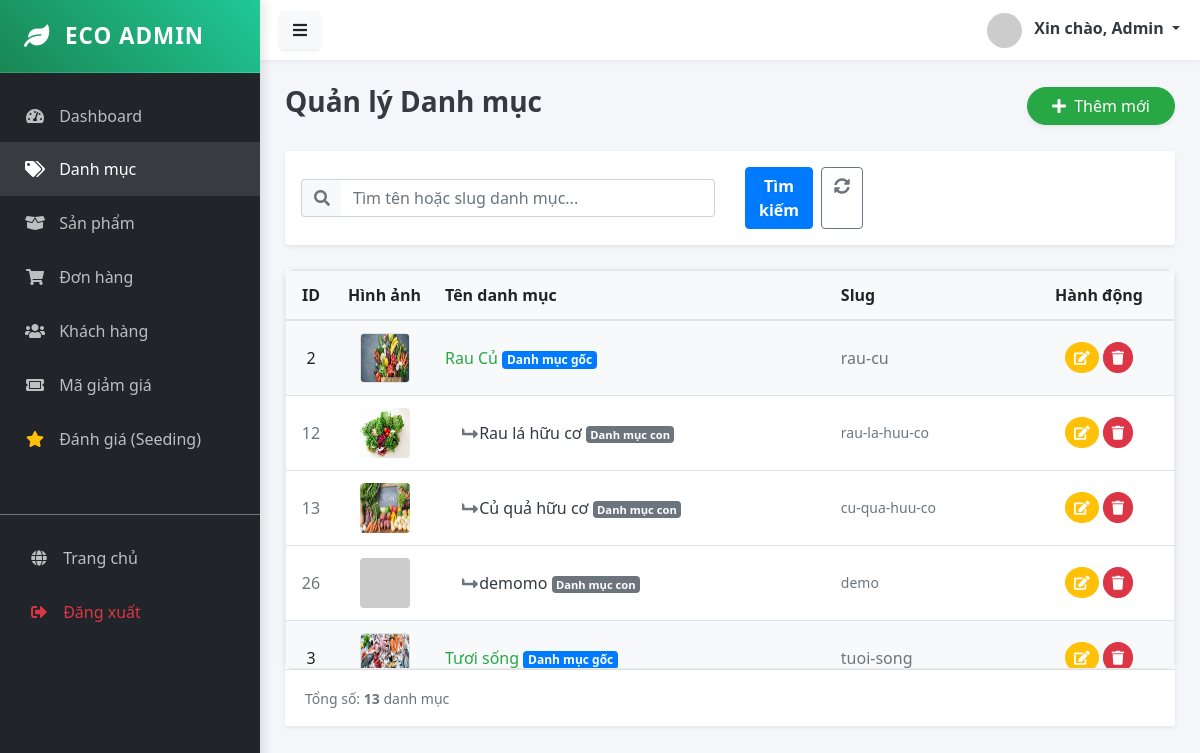
Screenshot of /public/admin/category (signed in) with the database file from the repository.
### tables this page shows
CREATE TABLE `categories` (
  `id` bigint UNSIGNED NOT NULL,
  `name` varchar(200) DEFAULT NULL,
  `slug` varchar(200) DEFAULT NULL,
  `description` text,
  `parent_id` bigint UNSIGNED DEFAULT NULL,
  `is_active` tinyint(1) DEFAULT '1',
  `image_url` text,
  `created_at` timestamp NULL DEFAULT CURRENT_TIMESTAMP,
  `updated_at` timestamp NULL DEFAULT CURRENT_TIMESTAMP ON UPDATE CURRENT_TIMESTAMP
);

### app/Controllers/Admin/CategoryController.php (called while the page is built, shortened)
<?php
class CategoryController extends Controller {
    public function index() {
        $categoryModel = $this->model('Category');
        $filters = [
            'search' => trim($_GET['search'] ?? '')
        ];
        $categories = $categoryModel->getAllCategories($filters);
        $this->view('admin/categories/index', ['categories' => $categories]);
    }
}

### app/Core/App.php (called while the page is built, shortened)
<?php
class App {
    protected $controller = 'HomeController';
    protected $method = 'index';
    public function __construct() {
        $url = $this->parseUrl();
        if (isset($url[0]) && strtolower($url[0]) == 'admin') {
            array_shift($url);
            $folder = 'Admin';
            $this->controller = 'DashboardController';
            if (isset($url[0])) {
                $controllerName = $this->convertToPascalCase($url[0]) . 'Controller';
                if (file_exists('../app/Controllers/Admin/' . $controllerName . '.php')) {
                    $this->controller = $controllerName;
                    array_shift($url);
                }
            }
        }
        $file = '../app/Controllers/' . $folder . '/' . $this->controller . '.php';
        if (file_exists($file)) {
            $this->controller = new $class;
        } else {
            die("Lỗi 404: Controller '{$this->controller}' không tồn tại.");
        }
        $this->params = $url ? array_values($url) : [];
        call_user_func_array([$this->controller, $this->method], $this->params);
    }
    public function parseUrl() {
        if (isset($_GET['url'])) {
            return explode('/', filter_var(rtrim($_GET['url'], '/'), FILTER_SANITIZE_URL));
        }
        return [];
    }
    private function convertToPascalCase($string) {
        return str_replace(' ', '', ucwords(str_replace('-', ' ', $string)));
    }
}

### public/index.php (called while the page is built, shortened)
<?php
$app = new App();

### config/database.php (called while the page is built)
<?php
return [
    'host' => $_ENV['DB_HOST'] ?? 'localhost',
    'dbname' => $_ENV['DB_DATABASE'] ?? 'ecostore',
    'user' => $_ENV['DB_USERNAME'] ?? 'root',
    'pass' => $_ENV['DB_PASSWORD'] ?? '',
    'charset' => 'utf8mb4'
];

### app/Core/Database.php (called while the page is built, shortened)
<?php
class Database {
    private static $instance = null;
    private $connection;
    private function __construct() {
        $config = require __DIR__ . '/../../config/database.php';
        $dsn = "mysql:host={$config['host']};dbname={$config['dbname']};charset={$config['charset']}";
        try {
            $this->connection = new PDO($dsn, $config['user'], $config['pass']);
            $this->connection->setAttribute(PDO::ATTR_ERRMODE, PDO::ERRMODE_EXCEPTION);
            $this->connection->setAttribute(PDO::ATTR_DEFAULT_FETCH_MODE, PDO::FETCH_ASSOC);
        } catch (PDOException $e) {
            die("DB Connection Error: " . $e->getMessage());
        }
    }
    public static function getInstance() {
        if (!self::$instance) {
            self::$instance = new Database();
        }
        return self::$instance;
    }
    public function query($sql, $params = []) {
        try {
            $stmt = $this->connection->prepare($sql);
            $stmt->execute($params);
            return $stmt;
        } catch (PDOException $e) {
            die("Lỗi truy vấn SQL: " . $e->getMessage());
        }
    }
    public function fetchAll($sql, $params = []) {
        return $this->query($sql, $params)->fetchAll();
    }
}

### app/Core/Model.php (called while the page is built, shortened)
<?php
abstract class Model {
    public function __construct() {
        $this->db = Database::getInstance();
    }
}

### app/Models/Category.php (called while the page is built, shortened)
<?php
class Category extends Model {
    protected $table = 'categories';
    public function getAllCategories($filters = []) {
        $sql = "SELECT * FROM {$this->table} WHERE is_active = 1";
        $params = [];
        $sql .= " ORDER BY parent_id ASC, id ASC";
        return $this->db->fetchAll($sql, $params);
    }
}

### app/Views/admin/categories/index.php (the view)
<?php require_once '../app/Views/layouts/admin/sidebar.php'; ?>
<div class="d-flex justify-content-between align-items-center mb-4">
    <h3 class="text-dark font-weight-bold">Quản lý Danh mục</h3>
    <a href="/MY_WEB/public/admin/category/create" class="btn btn-success shadow-sm rounded-pill px-4">
        <i class="fas fa-plus mr-1"></i> Thêm mới
    </a>
</div>
<div class="card shadow-sm border-0 mb-4 bg-white">
    <div class="card-body p-3">
        <form method="GET" action="/MY_WEB/public/admin/category" class="row align-items-center">
            <div class="col-md-6 mb-2 mb-md-0">
                <div class="input-group">
                    <div class="input-group-prepend">
                        <span class="input-group-text bg-light border-right-0"><i class="fas fa-search text-muted"></i></span>
                    </div>
                    <input type="text" name="search" class="form-control border-left-0" placeholder="Tìm tên hoặc slug danh mục..." value="<?= $_GET['search'] ?? '' ?>">
                </div>
            </div>
            <div class="col-md-2 d-flex">
                <button type="submit" class="btn btn-primary flex-grow-1 mr-2 font-weight-bold">Tìm kiếm</button>
                <a href="/MY_WEB/public/admin/category" class="btn btn-outline-secondary" title="Xóa bộ lọc"><i class="fas fa-sync-alt"></i></a>
            </div>
        </form>
    </div>
</div>
<div class="card shadow-sm border-0">
    <div class="card-body p-0">
        <div class="table-scroll-wrapper">
            <table class="table table-hover mb-0">
                <thead>
                    <tr>
                        <th class="text-center" width="50">ID</th>
                        <th class="text-center" width="80">Hình ảnh</th>
                        <th>Tên danh mục</th>
                        <th>Slug</th>
                        <th class="text-center" width="150">Hành động</th>
                    </tr>
                </thead>
                <tbody>
                    <?php if (empty($categories)): ?>
                        <tr>
                            <td colspan="5" class="text-center py-5 text-muted">Không tìm thấy danh mục nào.</td>
                        </tr>
                    <?php else: ?>
                        <?php
                        if (!empty($_GET['search'])):
                            foreach ($categories as $cat):
                        ?>
                                <tr>
                                    <td class="align-middle text-center fw-bold text-muted"><?= $cat['id'] ?></td>
                                    <td class="align-middle text-center">
                                        <?php $img = !empty($cat['image_url']) ? "/MY_WEB/public/" . $cat['image_url'] : "https://placehold.co/50"; ?>
                                        <img src="<?= $img ?>" width="50" height="50" class="rounded object-fit-cover border">
                                    </td>
                                    <td class="align-middle">
                                        <span class="fw-bold text-dark"><?= $cat['name'] ?></span>
                                        <?php if (empty($cat['parent_id'])): ?>
                                            <span class="badge bg-primary ms-2 small text-white">Danh mục gốc</span>
                                        <?php else: ?>
                                            <span class="badge bg-secondary ms-2 small text-white">Danh mục con</span>
                                        <?php endif; ?>
                                    </td>
                                    <td class="align-middle text-muted"><?= $cat['slug'] ?></td>
                                    <td class="align-middle text-center">
                                        <a href="/MY_WEB/public/admin/category/edit/<?= $cat['id'] ?>" class="btn btn-sm btn-warning rounded-circle"><i class="fas fa-edit text-white"></i></a>
                                        <a href="/MY_WEB/public/admin/category/delete/<?= $cat['id'] ?>" class="btn btn-sm btn-danger rounded-circle" onclick="return confirm('Bạn có chắc chắn muốn xóa?')"><i class="fas fa-trash"></i></a>
                                    </td>
                                </tr>
                            <?php
                            endforeach;
                        else:
                            $catTree = [];
                            foreach ($categories as $c) {
                                if (empty($c['parent_id'])) {
                                    $catTree[$c['id']] = $c;
                                    $catTree[$c['id']]['children'] = [];
                                }
                            }
                            foreach ($categories as $c) {
                                if (!empty($c['parent_id']) && isset($catTree[$c['parent_id']])) {
                                    $catTree[$c['parent_id']]['children'][] = $c;
                                }
                            }
                            ?>
                            <?php foreach ($catTree as $parent): ?>
                                <tr class="bg-light">
                                    <td class="align-middle text-center fw-bold"><?= $parent['id'] ?></td>
                                    <td class="align-middle text-center">
                                        <?php $img = !empty($parent['image_url']) ? "/MY_WEB/public/" . $parent['image_url'] : "https://placehold.co/50"; ?>
                                        <img src="<?= $img ?>" width="50" height="50" class="rounded object-fit-cover border">
                                    </td>
                                    <td class="align-middle">
                                        <span class="fw-bold text-success"><?= $parent['name'] ?></span>
                                        <span class="badge bg-primary ms-2 small text-white">Danh mục gốc</span>
                                    </td>
                                    <td class="align-middle text-muted"><?= $parent['slug'] ?></td>
                                    <td class="align-middle text-center">
                                        <a href="/MY_WEB/public/admin/category/edit/<?= $parent['id'] ?>" class="btn btn-sm btn-warning rounded-circle"><i class="fas fa-edit text-white"></i></a>
                                        <a href="/MY_WEB/public/admin/category/delete/<?= $parent['id'] ?>" class="btn btn-sm btn-danger rounded-circle" onclick="return confirm('Xóa danh mục này sẽ xóa luôn các danh mục con. Tiếp tục?')"><i class="fas fa-trash"></i></a>
                                    </td>
                                </tr>
                                <?php if (!empty($parent['children'])): ?>
                                    <?php foreach ($parent['children'] as $child): ?>
                                        <tr>
                                            <td class="align-middle text-center text-muted"><?= $child['id'] ?></td>
                                            <td class="align-middle text-center">
                                                <?php $cImg = !empty($child['image_url']) ? "/MY_WEB/public/" . $child['image_url'] : "https://placehold.co/50"; ?>
                                                <img src="<?= $cImg ?>" width="50" height="50" class="rounded object-fit-cover opacity-75">
                                            </td>
                                            <td class="align-middle ps-4">
                                                <i class="fas fa-level-up-alt fa-rotate-90 text-muted me-2" style="margin-left: 20px;"></i> <span class="text-dark"><?= $child['name'] ?></span>
                                                <span class="badge bg-secondary ms-2 text-white" style="font-size: 0.7em;">Danh mục con</span>
                                            </td>
                                            <td class="align-middle text-muted small"><?= $child['slug'] ?></td>
                                            <td class="align-middle text-center">
                                                <a href="/MY_WEB/public/admin/category/edit/<?= $child['id'] ?>" class="btn btn-sm btn-warning rounded-circle"><i class="fas fa-edit text-white"></i></a>
                                                <a href="/MY_WEB/public/admin/category/delete/<?= $child['id'] ?>" class="btn btn-sm btn-danger rounded-circle" onclick="return confirm('Xóa danh mục con này?')"><i class="fas fa-trash"></i></a>
                                            </td>
                                        </tr>
                                    <?php endforeach; ?>
                                <?php endif; ?>
                            <?php endforeach; ?>
                        <?php endif; ?>
                    <?php endif; ?>
                </tbody>
            </table>
        </div>
    </div>
    <div class="card-footer bg-white py-3">
        <small class="text-muted">Tổng số: <strong><?= is_array($categories) ? count($categories) : 0 ?></strong> danh mục</small>
    </div>
</div>
<?php require_once '../app/Views/layouts/admin/footer.php'; ?>

### public/assets/css/admin.css (style rules this page uses)
:root { --primary-color: #0d6efd; --secondary-color: #6c757d; --success-color: #198754; --sidebar-bg: #212529; --sidebar-width: 260px; --header-height: 60px; }
body { font-family: 'Segoe UI', Tahoma, Geneva, Verdana, sans-serif; background-color: #f4f6f9; overflow-x: hidden; }
.table-scroll-wrapper { max-height: 400px; overflow-y: auto; border-radius: 8px; box-shadow: 0 2px 8px rgba(0,0,0,0.05); background: #fff; border: 1px solid #e9ecef; }
.table-scroll-wrapper thead th { position: sticky; top: 0; background-color: #f8f9fa; z-index: 2; border-bottom: 2px solid #dee2e6; white-space: nowrap; }

### rows the page displays
categories: id "2", image_url (picture), name "Rau Củ", slug "rau-cu"
categories: id "12", image_url (picture), name "Rau lá hữu cơ", slug "rau-la-huu-co"
categories: id "13", image_url (picture), name "Củ quả hữu cơ", slug "cu-qua-huu-co"
categories: id "26", name "demomo", slug "demo"
categories: id "3", image_url (picture), name "Tươi sống", slug "tuoi-song"

### other values shown
$_SESSION['admin_name'] "Admin"
count($categories) "13"
